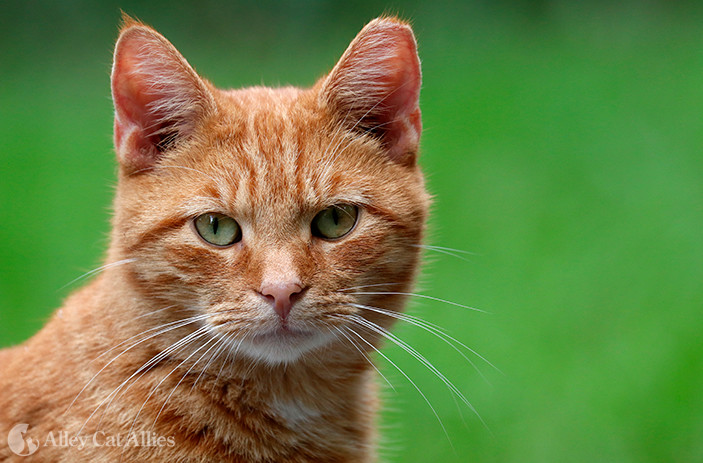
#> input picture cat.jpg, 703 x 463 px
$ jupyter execute day3.ipynb
#> lines starting #> are read from the running program, lines starting #| are printed output that depends on the picture; after the words box and inside, x2 and y2 are one past the last pixel; in counts of white or black regions, pixels touching at a corner belong together
[cell 1]
import cv2
import matplotlib.pyplot as plt

# Load image
img = cv2.imread("cat.jpg")
#> img is the input picture: shape (463, 703, 3); mean B, G, R 68.6, 129.3, 105.4
img_rgb = cv2.cvtColor(img, cv2.COLOR_BGR2RGB)

# 1. Grayscale
gray = cv2.cvtColor(img, cv2.COLOR_BGR2GRAY)
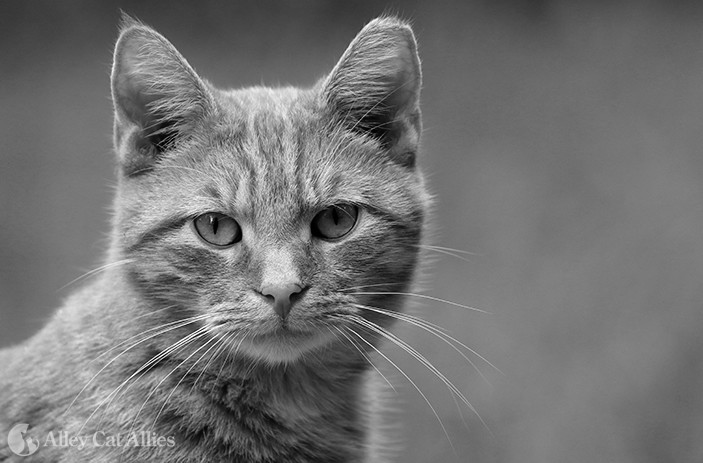
#> gray: shape (463, 703); min 0, max 255, mean 115.2

# 2. Blur
blur = cv2.GaussianBlur(img_rgb, (15,15), 0)
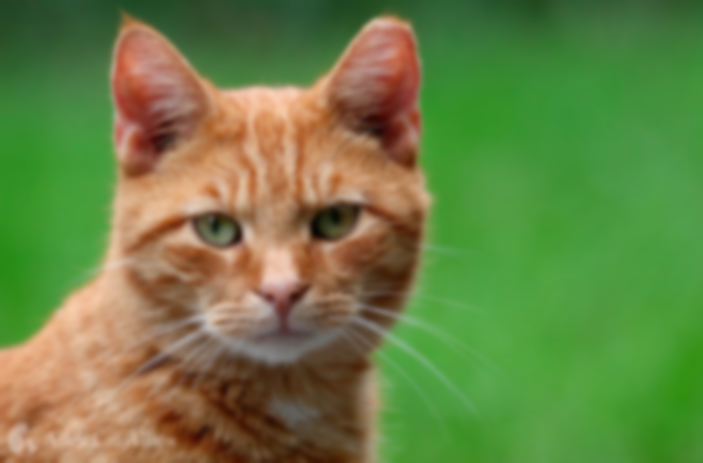
#> blur: shape (463, 703, 3); mean R, G, B 105.4, 129.3, 68.6

# 3. Edge Detection
edges = cv2.Canny(img, 100, 200)
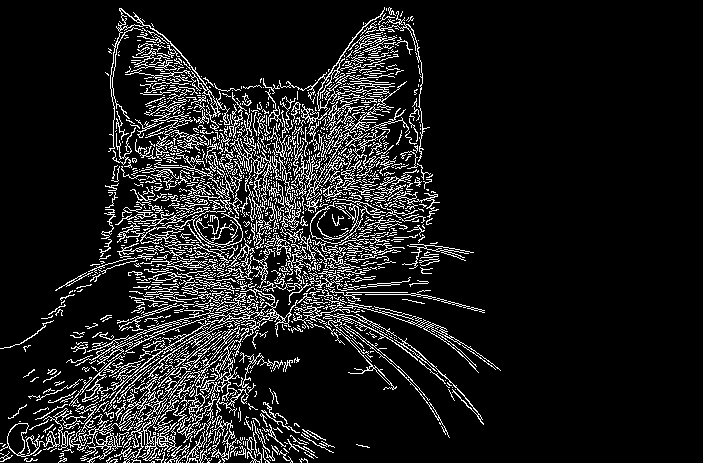
#> edges: shape (463, 703); 11.3% white in thin lines or dots, all inside (x1, y1, x2, y2) = (0, 7, 501, 463)

# --- Show results ---
plt.figure(figsize=(12,6))

plt.subplot(2,2,1)
plt.imshow(img_rgb)
plt.title("Original")
plt.axis("off")

plt.subplot(2,2,2)
plt.imshow(gray, cmap="gray")
plt.title("Grayscale")
plt.axis("off")

plt.subplot(2,2,3)
plt.imshow(blur)
plt.title("Blur")
plt.axis("off")

plt.subplot(2,2,4)
plt.imshow(edges, cmap="gray")
plt.title("Edges")
plt.axis("off")

plt.show()
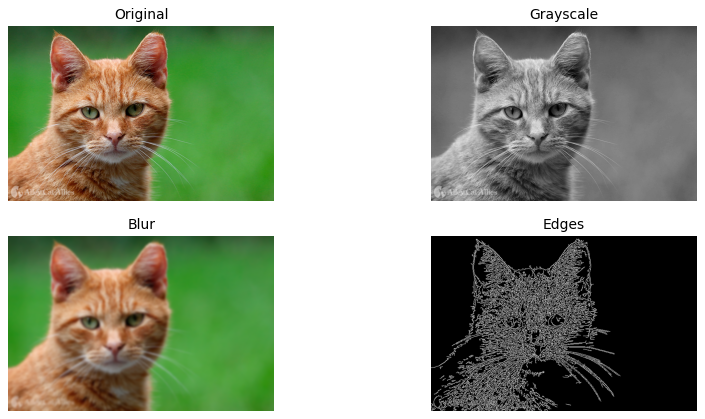
#> figure drawn by matplotlib, 4 panels
